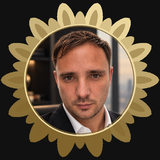
#> input picture email-signature/assets/foto/foto-lux-negru.png, 160 x 160 px
$ python genereaza-foto.py assets/foto/foto-lux-negru.png
#> lines starting #> are read from the running program, lines starting #| are printed output that depends on the picture; after the words box and inside, x2 and y2 are one past the last pixel; in counts of white or black regions, pixels touching at a corner belong together
# -*- coding: utf-8 -*-
"""Decupajele fotografiei pentru colectie, din portretul-sursa.

    python3 genereaza-foto.py <portret.jpg>

Scrie in assets/foto/ cate un fisier pentru fiecare loc din colectie, la 2x
fata de dimensiunea afisata (clar pe ecrane HiDPI; Outlook scaleaza dupa
width/height). JPEG baseline fara EXIF pentru fotografii; PNG copt pe fundalul
celulei pentru rama "floare" aurie din Lux (are colturi de fundal, nu de poza).

Centrul fetei: implicit (0.50, 0.42) din inaltime - un portret bust, fata sus.
"""
import math, os, sys
from PIL import Image, ImageDraw, ImageFilter, ImageEnhance

BASE = os.path.dirname(os.path.abspath(__file__))
OUT = os.path.join(BASE, "assets", "foto")
GOLD_HI, GOLD, GOLD_LO = (238, 218, 160), (201, 169, 97), (128, 100, 44)
NEGRU, NEGRU2, PRUNA = (17, 17, 17), (24, 24, 24), (27, 20, 36)
FACE = (0.50, 0.42)      # centrul fetei, fractiuni din latime/inaltime
SS = 4

def lerp(a, b, t): return tuple(int(round(a[i] + (b[i] - a[i]) * t)) for i in range(3))

def crop(src, w, h, zoom=1.0):
    """Decupaj cu raportul w:h centrat pe fata, apoi redimensionat la (w, h)."""
    W, H = src.size
    ratio = w / h
    cw, ch = (W, W / ratio) if W / H <= ratio else (H * ratio, H)
    cw, ch = cw / zoom, ch / zoom
    cx, cy = FACE[0] * W, FACE[1] * H
    x0 = min(max(cx - cw / 2, 0), W - cw); y0 = min(max(cy - ch / 2, 0), H - ch)
    return src.crop((int(x0), int(y0), int(x0 + cw), int(y0 + ch))).resize((w, h), Image.LANCZOS)

def contain(src, w, h, dark=0.6):
    """Poza intreaga (bust) in w x h; golurile se umplu din marginea ei oglindita si blurata."""
    Wp, Hp = src.size; sc = min(w / Wp, h / Hp); pw, ph = max(1, int(Wp * sc)), max(1, int(Hp * sc))
    fg = src.resize((pw, ph), Image.LANCZOS); out = Image.new("RGB", (w, h), (20, 20, 20))
    gx, gy = (w - pw) // 2, (h - ph) // 2; blur = ImageFilter.GaussianBlur(radius=max(6, min(w, h) // 30))
    if gx > 0:
        left = fg.crop((0, 0, min(gx, pw), ph)).transpose(Image.FLIP_LEFT_RIGHT).resize((gx, ph), Image.LANCZOS)
        right = fg.crop((max(0, pw - gx), 0, pw, ph)).transpose(Image.FLIP_LEFT_RIGHT).resize((w - pw - gx, ph), Image.LANCZOS)
        for im_, x in ((left, 0), (right, gx + pw)): out.paste(ImageEnhance.Brightness(im_.filter(blur)).enhance(dark), (x, gy))
    if gy > 0:
        top = fg.crop((0, 0, pw, min(gy, ph))).transpose(Image.FLIP_TOP_BOTTOM).resize((pw, gy), Image.LANCZOS)
        bot = fg.crop((0, max(0, ph - gy), pw, ph)).transpose(Image.FLIP_TOP_BOTTOM).resize((pw, h - ph - gy), Image.LANCZOS)
        for im_, y in ((top, 0), (bot, gy + ph)): out.paste(ImageEnhance.Brightness(im_.filter(blur)).enhance(dark), (gx, y))
    out.paste(fg, (gx, gy)); return out

def jpeg(im, name, q=84):
    p = os.path.join(OUT, name); im.convert("RGB").save(p, "JPEG", quality=q, optimize=True, progressive=False)
    return os.path.getsize(p)

def floare(src, size, bg, name):
    """Rama 'floare': petale aurii in jurul unui decupaj circular, pe fundalul celulei."""
    S = size * SS
    im = Image.new("RGB", (S, S), bg); d = ImageDraw.Draw(im)
    cx = cy = S / 2; R = S * 0.5
    def gold(ang, depth=0.0):
        f = 0.5 + 0.5 * math.cos(ang - math.radians(-70))
        return lerp(lerp(GOLD_LO, GOLD_HI, f ** 1.4), GOLD_LO, depth)
    def petal(r0, r1, ang, W):
        pa, pb = [], []
        for k in range(25):
            t = k / 24; r = r0 + (r1 - r0) * t; w = W * math.sin(math.pi * t) ** 0.55
            ca, sa = math.cos(ang), math.sin(ang); x, y = cx + r * ca, cy + r * sa
            pa.append((x - w * sa, y + w * ca)); pb.append((x + w * sa, y - w * ca))
        return pa + pb[::-1]
    n = 14
    for i in range(n):          # petale exterioare, apoi un rand interior decalat
        a = 2 * math.pi * i / n
        d.polygon(petal(R * 0.52, R * 0.99, a, R * 0.11), fill=gold(a))
        d.polygon(petal(R * 0.60, R * 0.90, a, R * 0.045), fill=gold(a, 0.5))
    for i in range(n):
        a = 2 * math.pi * (i + 0.5) / n
        d.polygon(petal(R * 0.56, R * 0.86, a, R * 0.07), fill=gold(a, 0.2))
    rr = R * 0.70               # discul fotografiei
    photo = crop(src, int(2 * rr), int(2 * rr), zoom=1.15).convert("RGB")
    mask = Image.new("L", photo.size, 0); ImageDraw.Draw(mask).ellipse([0, 0, photo.size[0] - 1, photo.size[1] - 1], fill=255)
    im.paste(photo, (int(cx - rr), int(cy - rr)), mask)
    d.ellipse([cx - rr, cy - rr, cx + rr, cy + rr], outline=GOLD_HI, width=int(1.6 * SS))
    d.ellipse([cx - rr * 0.965, cy - rr * 0.965, cx + rr * 0.965, cy + rr * 0.965], outline=GOLD_LO, width=int(0.8 * SS))
    out = im.resize((size, size), Image.LANCZOS)
    p = os.path.join(OUT, name); out.save(p, optimize=True); return os.path.getsize(p)

if __name__ == "__main__":
    src = Image.open(sys.argv[1]).convert("RGB")
#> src is the input picture: PIL image 160x160 RGB; mean R, G, B 94, 76.4, 56.9
    os.makedirs(OUT, exist_ok=True)
    sizes = {}
    sizes["foto-lux-negru.png"] = floare(src, 160, NEGRU, "foto-lux-negru.png")   # Lux 1-4, 6-8: medalion 80
#> in floare, `im = Image.new('RGB', (S, S), bg)`: im: PIL image 640x640 RGB; every value is 17
#> in floare, `mask = Image.new('L', photo.size, 0)`: mask: PIL image 448x448 L; every value is 0
#> in floare, `ImageDraw.Draw(mask).ellipse([0, 0, photo.size[0] - 1, photo.size[1] -`:
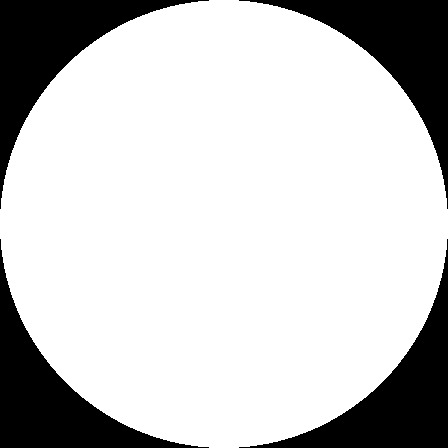
#> mask: PIL image 448x448 L; 78.5% white; 4 black regions, box (x1, y1, x2, y2) and area: (0, 0, 209, 209) 10782, (239, 0, 448, 209) 10782, (0, 239, 209, 448) 10782, (239, 239, 448, 448) 10782
    sizes["foto-lux-negru2.png"] = floare(src, 160, NEGRU2, "foto-lux-negru2.png")  # Lux 2: banda din mijloc e #181818
#> in floare (call 2), `im = Image.new('RGB', (S, S), bg)`: im: PIL image 640x640 RGB; every value is 24
    sizes["foto-lux-pruna.png"] = floare(src, 160, PRUNA, "foto-lux-pruna.png")   # Lux 5, 9
    sizes["foto-aur.jpg"]    = jpeg(crop(src, 144, 144, 1.1), "foto-aur.jpg")     # Aur: nucleu 72
    sizes["foto-rose.jpg"]   = jpeg(crop(src, 280, 280), "foto-rose.jpg")         # Rose: nucleu 140
    sizes["foto-noir-1.jpg"] = jpeg(contain(src, 600, 360), "foto-noir-1.jpg")    # Noir 1: panou 300x180, bust
#> in contain, `out = Image.new('RGB', (w, h), (20, 20, 20))`: out: PIL image 600x360 RGB; every value is 20
#> in contain, `left = fg.crop((0, 0, min(gx, pw), ph)).transpose(Image.FLIP_LEFT_RIGH..`:
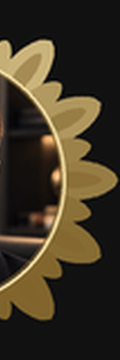
#> left: PIL image 120x360 RGB; mean R, G, B 62.7, 53.5, 36.2
#> in contain, `right = fg.crop((max(0, pw - gx), 0, pw, ph)).transpose(Image.FLIP_LEF..`:
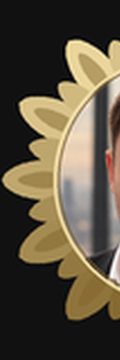
#> right: PIL image 120x360 RGB; mean R, G, B 89.5, 80.2, 62.7
#> the loop in contain, `for im_, x in ((left, 0), (right, gx + pw)): out.paste(ImageEnhance.Br..` made 2 passes
#> x on passes 1 to 2: 0, 480
    sizes["foto-noir-2.jpg"] = jpeg(crop(src, 240, 300), "foto-noir-2.jpg")       # Noir 2-3: panou 120x150
    sizes["foto-mono-1.jpg"] = jpeg(contain(src, 440, 352), "foto-mono-1.jpg")    # Mono 1: panou 220x176, bust
#> call 2 of contain, with w = 440, h = 352, dark = 0.6
#> in contain (call 2), `out = Image.new('RGB', (w, h), (20, 20, 20))`: out: PIL image 440x352 RGB; every value is 20
#> the loop in contain (call 2), `for im_, x in ((left, 0), (right, gx + pw)): out.paste(ImageEnhance.Br..` made 2 passes
#> x on passes 1 to 2: 0, 396
#> after the loop in contain (call 2), `for im_, x in ((left, 0), (right, gx + pw)): out.paste(ImageEnhance.Br..`:
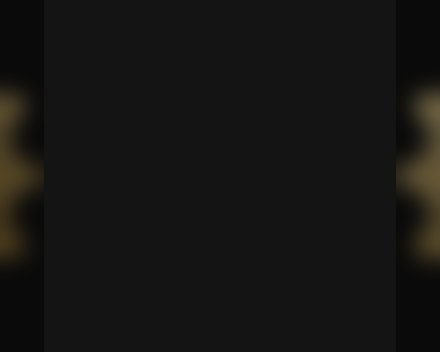
#> out: PIL image 440x352 RGB; mean R, G, B 21.6, 21, 19.6
    sizes["foto-mono-2.jpg"] = jpeg(contain(src, 400, 352), "foto-mono-2.jpg")    # Mono 2: panou 200x176, bust
#> call 3 of contain, with w = 400, h = 352, dark = 0.6
#> in contain (call 3), `out = Image.new('RGB', (w, h), (20, 20, 20))`: out: PIL image 400x352 RGB; every value is 20
#> in contain (call 3), `right = fg.crop((max(0, pw - gx), 0, pw, ph)).transpose(Image.FLIP_LEF..`:
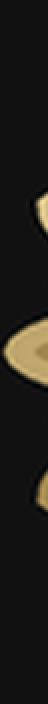
#> right: PIL image 24x352 RGB (shown 2 times larger); mean R, G, B 29.9, 28.1, 23.8
#> the loop in contain (call 3), `for im_, x in ((left, 0), (right, gx + pw)): out.paste(ImageEnhance.Br..` made 2 passes
#> x on passes 1 to 2: 0, 376
#> after the loop in contain (call 3), `for im_, x in ((left, 0), (right, gx + pw)): out.paste(ImageEnhance.Br..`:
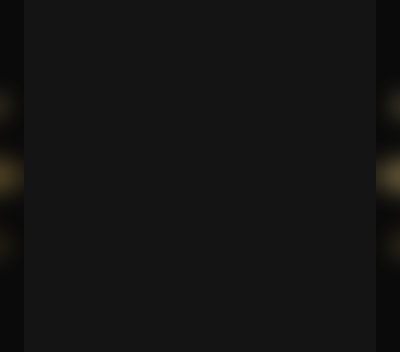
#> out: PIL image 400x352 RGB; mean R, G, B 19.7, 19.5, 19.2
    sizes["foto-mono-3.jpg"] = jpeg(crop(src, 116, 116, 1.1), "foto-mono-3.jpg")  # Mono 3: nucleu 58
#> in crop (call 7), `return src.crop((int(x0), int(y0), int(x0 + cw), int(y0 + ch))).resize..`:
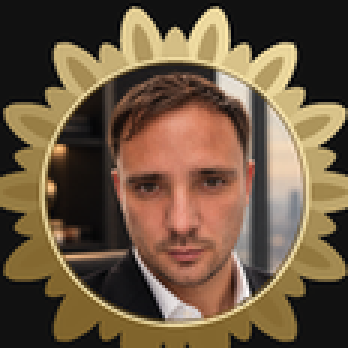
#> returned value: PIL image 116x116 RGB (shown 3 times larger); mean R, G, B 108.3, 87.5, 64.8
    for k in sorted(sizes): print(f"{k:22s} {sizes[k]:6d} B")
#> this loop made 10 passes
#> k on passes 1 to 10: 'foto-aur.jpg', 'foto-lux-negru.png', 'foto-lux-negru2.png', 'foto-lux-pruna.png', 'foto-mono-1.jpg', 'foto-mono-2.jpg', 'foto-mono-3.jpg', 'foto-noir-1.jpg', 'foto-noir-2.jpg', 'foto-rose.jpg'
#| foto-aur.jpg             6832 B
#| foto-lux-negru.png      35183 B
#| foto-lux-negru2.png     35029 B
#| foto-lux-pruna.png      34924 B
#| foto-mono-1.jpg         21091 B
#| foto-mono-2.jpg         19950 B
#| foto-mono-3.jpg          5330 B
#| foto-noir-1.jpg         24296 B
#> (further printed lines are left out)
    print("total", sum(sizes.values()), "B")
#| total 211451 B
